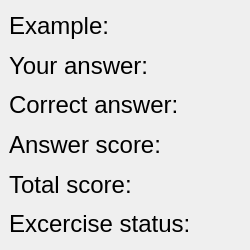
  <widget class="QDockWidget" name="Info">
   <property name="minimumSize">
    <size>
     <width>250</width>
     <height>250</height>
    </size>
   </property>
   <property name="maximumSize">
    <size>
     <width>250</width>
     <height>250</height>
    </size>
   </property>
   <property name="contextMenuPolicy">
    <enum>Qt::NoContextMenu</enum>
   </property>
   <property name="acceptDrops">
    <bool>false</bool>
   </property>
   <property name="allowedAreas">
    <set>Qt::BottomDockWidgetArea|Qt::LeftDockWidgetArea|Qt::RightDockWidgetArea</set>
   </property>
   <property name="windowTitle">
    <string>Excercise / Score Information</string>
   </property>
   <attribute name="dockWidgetArea">
    <number>2</number>
   </attribute>
   <widget class="QWidget" name="dockWidgetContents_3">
    <layout class="QVBoxLayout" name="verticalLayout_3">
     <item>
      <widget class="QLabel" name="ExampleNLab">
       <property name="font">
        <font>
         <pointsize>18</pointsize>
        </font>
       </property>
       <property name="text">
        <string>Example:</string>
       </property>
      </widget>
     </item>
     <item>
      <widget class="QLabel" name="UserAnswerLab">
       <property name="minimumSize">
        <size>
         <width>0</width>
         <height>0</height>
        </size>
       </property>
       <property name="font">
        <font>
         <pointsize>18</pointsize>
        </font>
       </property>
       <property name="acceptDrops">
        <bool>false</bool>
       </property>
       <property name="text">
        <string>Your answer:</string>
       </property>
      </widget>
     </item>
     <item>
      <widget class="QLabel" name="CorAnswerLab">
       <property name="font">
        <font>
         <pointsize>18</pointsize>
        </font>
       </property>
       <property name="text">
        <string>Correct answer:</string>
       </property>
      </widget>
     </item>
     <item>
      <widget class="QLabel" name="AnswerScoreLab">
       <property name="font">
        <font>
         <pointsize>18</pointsize>
        </font>
       </property>
       <property name="text">
        <string>Answer score:</string>
       </property>
      </widget>
     </item>
     <item>
      <widget class="QLabel" name="TotalScoreLab">
       <property name="font">
        <font>
         <pointsize>18</pointsize>
        </font>
       </property>
       <property name="text">
        <string>Total score:</string>
       </property>
      </widget>
     </item>
     <item>
      <widget class="QLabel" name="ExcStatusLab">
       <property name="font">
        <font>
         <pointsize>18</pointsize>
        </font>
       </property>
       <property name="text">
        <string>Excercise status:</string>
       </property>
      </widget>
     </item>
    </layout>
   </widget>
  </widget>
